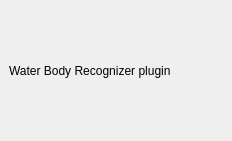
<?xml version="1.0" encoding="UTF-8"?>
<ui version="4.0">
 <class>WaterBodyRecognizerDockWidgetBase</class>
 <widget class="QDockWidget" name="WaterBodyRecognizerDockWidgetBase">
  <property name="geometry">
   <rect>
    <x>0</x>
    <y>0</y>
    <width>232</width>
    <height>141</height>
   </rect>
  </property>
  <property name="windowTitle">
   <string>Water Body Recognizer</string>
  </property>
  <widget class="QWidget" name="dockWidgetContents">
   <layout class="QGridLayout" name="gridLayout">
    <item row="0" column="0">
     <widget class="QLabel" name="label">
      <property name="text">
       <string>Water Body Recognizer plugin</string>
      </property>
     </widget>
    </item>
   </layout>
  </widget>
 </widget>
 <resources/>
 <connections/>
</ui>
